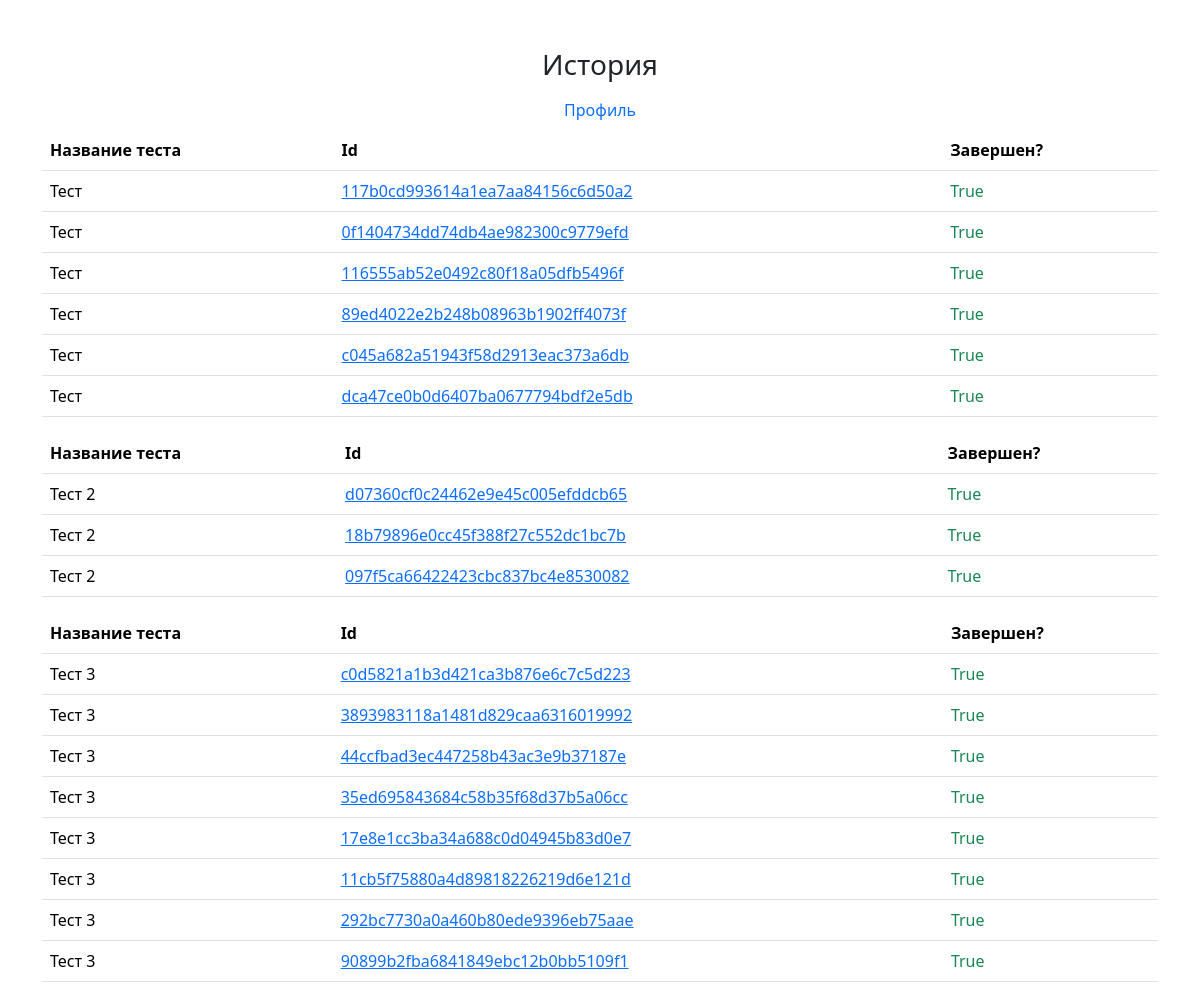
Before: /history (signed in) with the older database file.
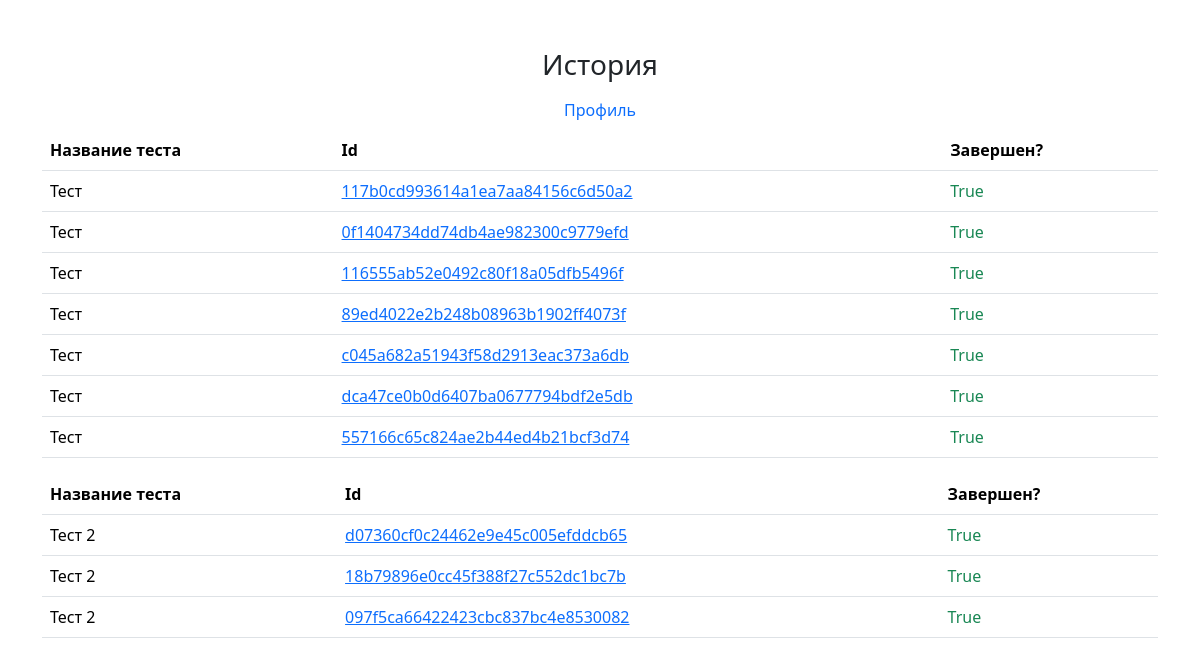
After: the same page with the newer database file.
### Web/models.py (models this page shows)
class UserAnswers(models.Model):
    id = models.CharField(max_length = 32, primary_key = True)
    test = models.ForeignKey(Test, on_delete = models.CASCADE)
    stage = models.IntegerField(default = 0)
    user_id = models.IntegerField(default = -1)
    correct_answer_rate = models.FloatField(default = -1)
    is_finished = models.BooleanField(default = False)

class Test(models.Model):
    user = models.ForeignKey(User, on_delete = models.CASCADE)
    title = models.CharField(max_length = 200)
    description = models.CharField(max_length = 2000)
    is_published = models.BooleanField(default = False)
    created_at = models.DateField()

### Web/views.py (the view)
# urls.py: path("history", web.history),
@login_required
def history(request):
    user_answers = UserAnswers.objects.filter(user_id = request.user.id).order_by("test_id")
    results = list()
    _list = list()
    if user_answers.count() > 0:
        test_id = user_answers[0].test_id
        for answer in user_answers:
            if answer.test_id != test_id:
                results.append((Test.objects.get(id = test_id).title, _list))
                test_id = answer.test_id
                _list = list()
            _list.append(answer)
        results.append((Test.objects.get(id = test_id).title, _list))
    data = { "user_answers": results }
    return render(request, "history.html", context = data)

### Web/templates/history.html (shortened to what this page needs)
{% extends "base.html" %}
{% block content %}
<h3 class="text-center">История</h2>
<ul class="nav d-flex justify-content-center">
    <li class="nav-item">
        <a class="nav-link" href="/profile">Профиль</a>
    </li>
</ul>
{% if user_answers %}
    {% for title, results in user_answers %}
    <table class="table">
        <thead>
            <th>Название теста</th>
            <th>Id</th>
            <th>Завершен?</th>
        </thead>
        {% for result in results %}
        <tr>
            <td>
                {{ title }}
            </td>
            <td>
                {% if result.is_finished %}
                <a target="_blank" href="/result/{{ result.id }}">{{ result.id }}</a>
                {% else %}
                {{ result.id }}
                {% endif %}
            </td>
            <td>
                {% if result.is_finished %}
                <span class="text-success">{{ result.is_finished }}</span>
                {% else %}
                <a href="/test_run/{{ result.test_id }}/{{ result.id }}">Продолжить</a>
                {% endif %}
            </td>
        </tr>
        {% endfor %}
    </table>
    {% endfor %}
{% else %}
<h5 class="text-center">Ничего нет</h5>
{% endif %}
{% endblock content %}

### Web/templates/base.html (shortened to what this page needs)
<!DOCTYPE html>
{% load static %}
<html>
<head>
    <link rel="stylesheet" href="{% static "css/default.css" %}" />
    <link href="https://cdn.jsdelivr.net/npm/bootstrap@5.3.3/dist/css/bootstrap.min.css" rel="stylesheet">
</head>
<body>
    <div class="container mt-5">
        {% block content %} {% endblock content %}
    </div>
</body>
</html>

Changed rows visible on the page:
removed UserAnswers: id "c0d5821a1b3d421ca3b876e6c7c5d223", is_finished "True"
removed Test: title "Тест 3"
removed UserAnswers: id "3893983118a1481d829caa6316019992", is_finished "True"
removed UserAnswers: id "44ccfbad3ec447258b43ac3e9b37187e", is_finished "True"
removed UserAnswers: id "35ed695843684c58b35f68d37b5a06cc", is_finished "True"
removed UserAnswers: id "17e8e1cc3ba34a688c0d04945b83d0e7", is_finished "True"
removed UserAnswers: id "11cb5f75880a4d89818226219d6e121d", is_finished "True"
removed UserAnswers: id "292bc7730a0a460b80ede9396eb75aae", is_finished "True"
removed UserAnswers: id "90899b2fba6841849ebc12b0bb5109f1", is_finished "True"
added UserAnswers: {{ title }} "Тест", id "557166c65c824ae2b44ed4b21bcf3d74", is_finished "True"
